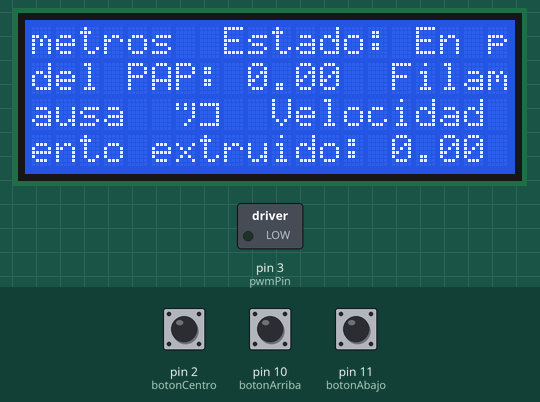
The sketch below on a simulated Arduino Uno, built with avr-gcc and run on an emulated ATmega328P. Parts: 20×4 character LCD, switched loads named in the sketch (green lamp = pin HIGH). The test bench sets the inputs (shaded band); at power-on: pin 2 (botonCentro) LOW, pin 10 (botonArriba) LOW, pin 11 (botonAbajo) LOW.

Above: at 1.2 s.
1.3 s: pin 2 (botonCentro) pulled HIGH for 0.15 s
At 1.39 s:
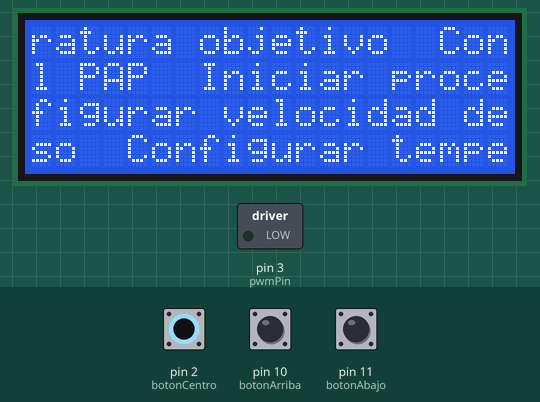
2.0 s: pin 10 (botonArriba) pulled HIGH for 0.15 s
At 2.06 s:
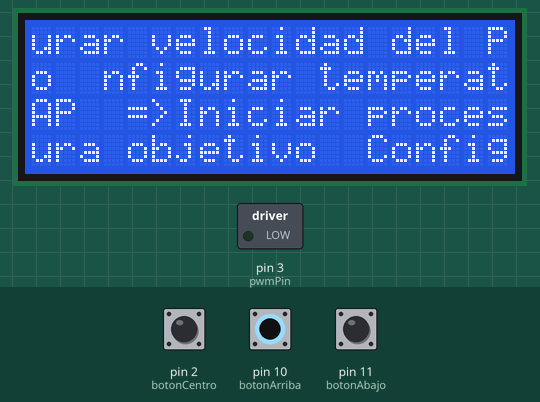
2.7 s: pin 11 (botonAbajo) pulled HIGH for 0.15 s
At 2.78 s:
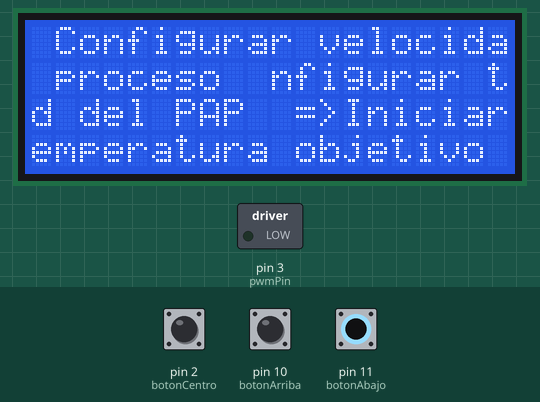
3.4 s: pin 11 (botonAbajo) pulled HIGH for 1 s
At 3.5 s:
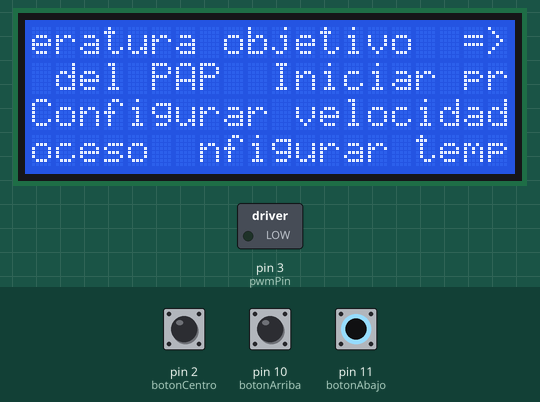
5.0 s: pin 10 (botonArriba) pulled HIGH for 1 s
At 5.07 s:
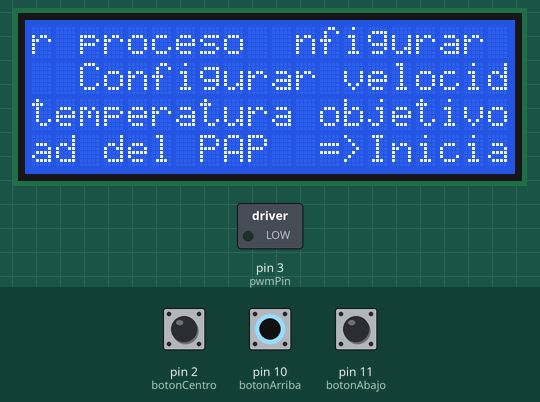
6.6 s: pin 10 (botonArriba) pulled HIGH for 0.15 s
At 6.71 s:
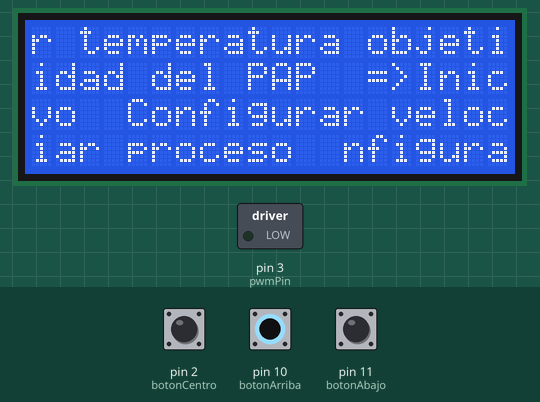

Measured:
- after the input at 1.3 s, the display: changes at once (image 1)
- after the input at 2.0 s, the display: changes after 0.06 s (image 2)
- after the input at 2.7 s, the display: first differs from a run without the input after 0.08 s (image 3)
- after the input at 3.4 s, the display: first differs from a run without the input after 0.10 s (image 4)
- after the input at 5.0 s, the display: first differs from a run without the input after 0.07 s (image 5)
- after the input at 6.6 s, the display: first differs from a run without the input after 0.11 s (image 6)

The sketch:

PetFilamentCreator.ino
```cpp
#include <AccelStepper.h>
#include <LiquidCrystal.h>
#include <PID_v1.h>

//Pines de dirección y de pasos para el controlador (DRV)
const int DIR_PIN = 2;
const int STEP_PIN = 3;

//Datos para el medidor de temperatura
const int thermistorPin = A0;            // Pin analógico donde está conectado el termistor
const float nominalResistance = 100000;  // Resistencia nominal del termistor a 25°C (100 kΩ)
const float nominalTemperature = 25.0;   // Temperatura nominal del termistor (25°C)
const float bCoefficient = 3950;         // Coeficiente Beta del termistor
const float seriesResistorValue = 6800;  // Resistencia en serie (10 kΩ)

//Botones de control
const int botonArriba = 10;
const int botonAbajo = 11;
const int botonDerecha = 12;
const int botonIzquierda = 13;
const int botonCentro = 2;

//Variable de la lcd
LiquidCrystal lcd(8, 9, 4, 5, 6, 7);

//Variables de control
int opcionMenu;
boolean procesoEnMarcha;
boolean salirMenu;
boolean arrancarProceso;

// Crear una instancia de AccelStepper
AccelStepper stepper(AccelStepper::DRIVER, STEP_PIN, DIR_PIN);

//Variables propias del programa
double temperaturaObjetivo;
double temperaturaReal;
float velocidadPAP;
float filamentoExtruido;

//Variables de PID
double Kp = 80.0;
double Ki = 35.0;
double Kd = 80.0;
double output;
PID pid(&temperaturaReal, &output, &temperaturaObjetivo, Kp, Ki, Kd, DIRECT);
const int pwmPin = 3;

void setup() {
  // Configurar la velocidad máxima y aceleración
  stepper.setMaxSpeed(1000);     // Velocidad máxima en pasos por segundo
  stepper.setAcceleration(500);  // Aceleración en pasos por segundo^2

  // Establecer la velocidad a la que se moverá el motor
  stepper.setSpeed(200);  // Velocidad en pasos por segundo

  //Configuramos la pantalla LCD
  lcd.begin(20, 4);

  //Se definen los valores por defecto de las variables
  opcionMenu = 0;
  procesoEnMarcha = false;
  temperaturaObjetivo = 0;
  velocidadPAP = 0;       //IMPORTANTE, EN RPM
  filamentoExtruido = 0;  //IMPORTANTE, EN METROS

  //Se definden los valores para PID
  readTemp();
  pid.SetMode(AUTOMATIC);
  pid.SetOutputLimits(0, 255);
  pinMode(pwmPin, OUTPUT);
}

void loop() {

  //Pintamos la información de la pantalla de inicio
  lcd.clear();
  lcd.println("Temperatura: " + String(temperaturaReal) + "º/" + String(temperaturaObjetivo) + "º");
  lcd.println("Velocidad del PAP: " + String(velocidadPAP));
  lcd.println("Filamento extruido: " + String(filamentoExtruido) + " metros");
  if (procesoEnMarcha) {
    lcd.println("Estado: Creando filamento");
  } else {
    lcd.println("Estado: En pausa");
  }

  // Se controla si se accede o no al menú (botonCentro)
  if (digitalRead(botonCentro) == HIGH) {

    if (salirMenu == false) {
      salirMenu = true;
    }

    while (salirMenu) {
      //Se ha pulsado el botón del centro, entramos en la configuración
      //Apareceran diferentes opciones, dependiendo de la elegida se realizará una acción u otra.
      printMenu(opcionMenu);

      delay(50);

      if (digitalRead(botonAbajo)) {

        if (opcionMenu == 3) {
          opcionMenu = 0;
        } else {
          opcionMenu++;
        }

      } else if (digitalRead(botonArriba)) {

        if (opcionMenu == 0) {
          opcionMenu = 3;
        } else {
          opcionMenu--;
        }
      }

      if (digitalRead(botonCentro) == HIGH) {
        switch (opcionMenu) {
          case 0:
            salirMenu = false;
            break;
          case 1:
            configureTemp();
            break;
          case 2:
            configureStepperSpeed();
            break;
          case 3:
            arrancarProceso = true;
            break;
        }
      }

      if (procesoEnMarcha) {
        pid.Compute();
        //Le envíamos el output obtenido
        analogWrite(pwmPin, output);
        readTemp();
        stepper.runSpeed();
      }
    }
  }

  //En caso de proceso en marcha se arranca este proceso
  if (arrancarProceso) {
    procesoEnMarcha = true;
    //Encendemos el hotend y esperamos hasta llegar a temperatura objetivo
    turnOnHotend();
    arrancarProceso = false;
  }

  if (procesoEnMarcha) {
    pid.Compute();
    //Le envíamos el output obtenido
    analogWrite(pwmPin, output);
    readTemp();
    stepper.runSpeed();
  }
}

void turnOnHotend() {

  boolean temperaturaAlcanzada = false;
  int contadorAciertos = 0;
  lcd.clear();

  while (!temperaturaAlcanzada) {

    lcd.println("Calentando hotend, espere");
    lcd.println("Temperatura: " + String(temperaturaReal) + "º/" + String(temperaturaObjetivo) + "º");

    pid.Compute();
    //Le envíamos el output obtenido
    analogWrite(pwmPin, output);
    readTemp();

    if (temperaturaReal == temperaturaObjetivo) {
      temperaturaAlcanzada = true;
    }
  }
}


void configureTemp() {

  lcd.clear();
  while (true) {
    lcd.print("Temperatura objetivo: " + String(temperaturaObjetivo));
    if (digitalRead(botonDerecha) && temperaturaObjetivo < 260) {
      temperaturaObjetivo++;
    } else if (digitalRead(botonIzquierda) && temperaturaObjetivo > 0) {
      temperaturaObjetivo--;
    } else if (digitalRead(botonCentro)) {
      break;
    }

    if (procesoEnMarcha) {
      pid.Compute();
      //Le envíamos el output obtenido
      analogWrite(pwmPin, output);
      readTemp();
      stepper.runSpeed();
    }
  }
}

void readTemp() {

  int adcValue = analogRead(thermistorPin);                          // Lee el valor del ADC
  float resistance = seriesResistorValue / (1023.0 / adcValue - 1);  // Calcula la resistencia del termistor

  // Calcula la temperatura usando la ecuación de Steinhart-Hart
  float temperatura;
  temperatura = resistance / nominalResistance;        // (R/Ro)
  temperatura = log(temperatura);                      // ln(R/Ro)
  temperatura /= bCoefficient;                         // 1/B * ln(R/Ro)
  temperatura += 1.0 / (nominalTemperature + 273.15);  // + (1/To)
  temperatura = 1.0 / temperatura;                     // Invertir
  temperatura -= 273.15;                               // Convierte de Kelvin a Celsius
  temperaturaReal = temperatura;
}

void configureStepperSpeed() {

  lcd.clear();
  while (true) {
    lcd.print("Velocidad motor: " + String(velocidadPAP));
    if (digitalRead(botonDerecha) && velocidadPAP < 260) {
      velocidadPAP++;
    } else if (digitalRead(botonIzquierda) && velocidadPAP > 0) {
      velocidadPAP--;
    } else if (digitalRead(botonCentro)) {
      break;
    }

    if (procesoEnMarcha) {
      pid.Compute();
      //Le envíamos el output obtenido
      analogWrite(pwmPin, output);
      readTemp();
      stepper.runSpeed();
    }
  }
}


void printMenu(int arrayPosition) {
  if (arrayPosition == 0) {
    lcd.println("=> Volver a pantalla de información");
    lcd.println("Configurar temperatura objetivo");
    lcd.println("Configurar velocidad del PAP");
    lcd.println("Iniciar proceso");
  } else if (arrayPosition == 1) {
    lcd.println("Volver a pantalla de información");
    lcd.println("=> Configurar temperatura objetivo");
    lcd.println("Configurar velocidad del PAP");
    lcd.println("Iniciar proceso");
  } else if (arrayPosition == 2) {
    lcd.println("Volver a pantalla de información");
    lcd.println("Configurar temperatura objetivo");
    lcd.println("=>Configurar velocidad del PAP");
    lcd.println("Iniciar proceso");
  } else if (arrayPosition == 3) {
    lcd.println("Volver a pantalla de información");
    lcd.println("Configurar temperatura objetivo");
    lcd.println("Configurar velocidad del PAP");
    lcd.println("=>Iniciar proceso");
  }
}


//Metodo para limpiar lineas solas de la LCD
void clearLCDLine(int line) {
  lcd.setCursor(0, line);
  for (int n = 0; n < 20; n++) {
    lcd.print(" ");
  }
}
```
